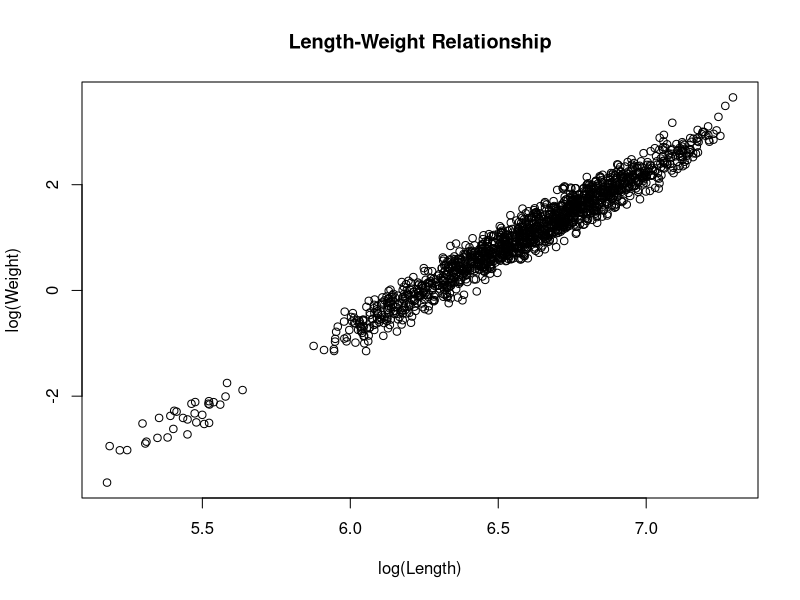
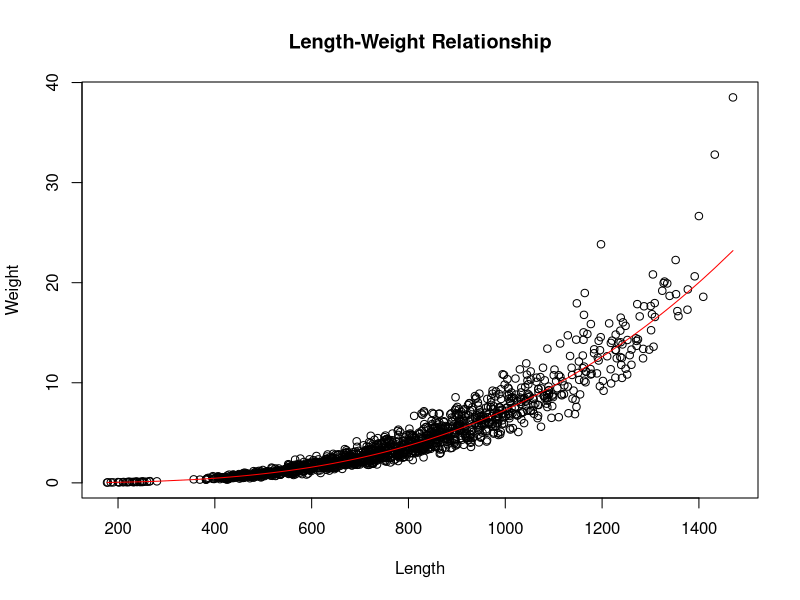
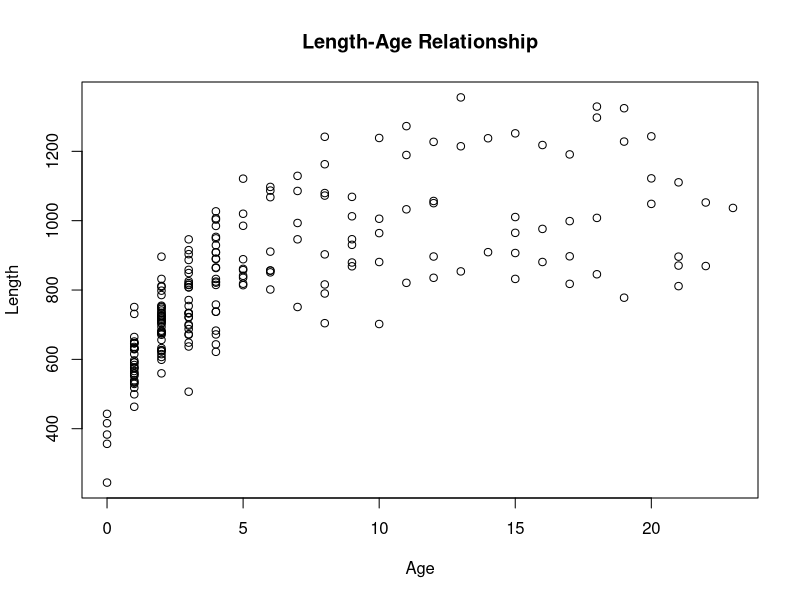
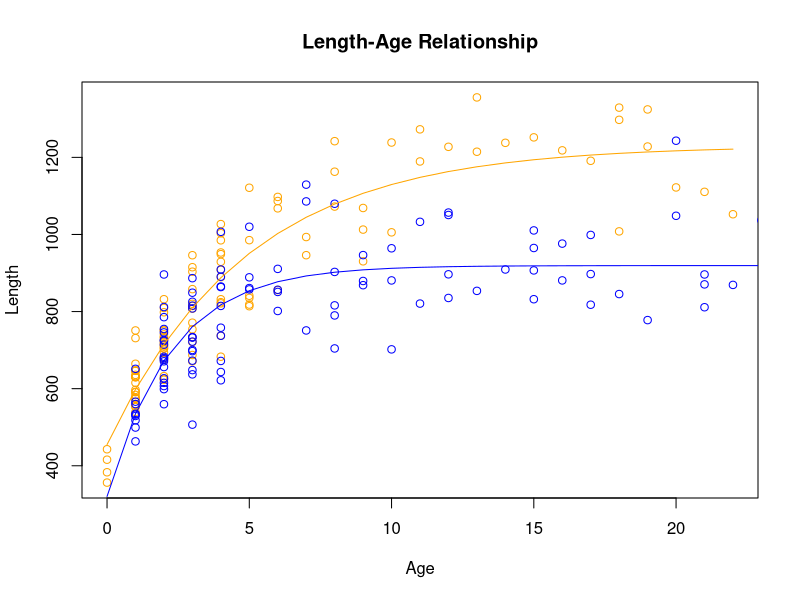
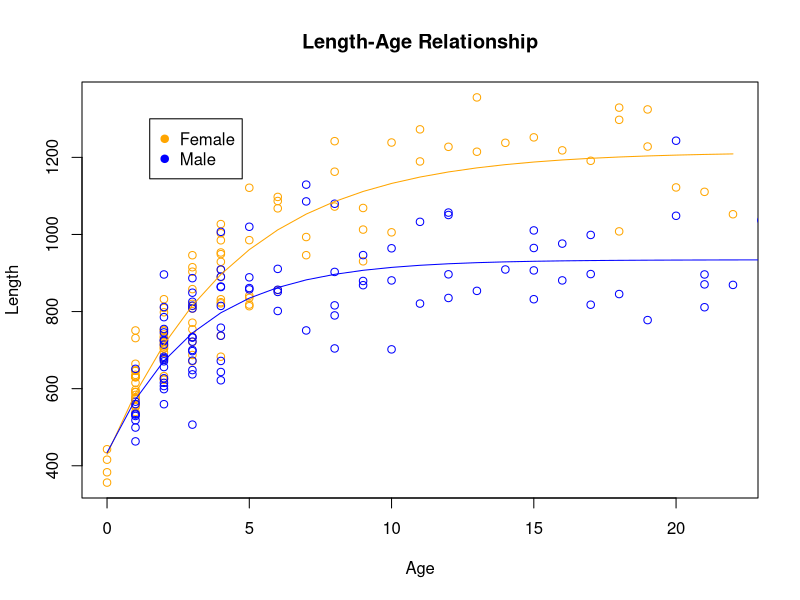
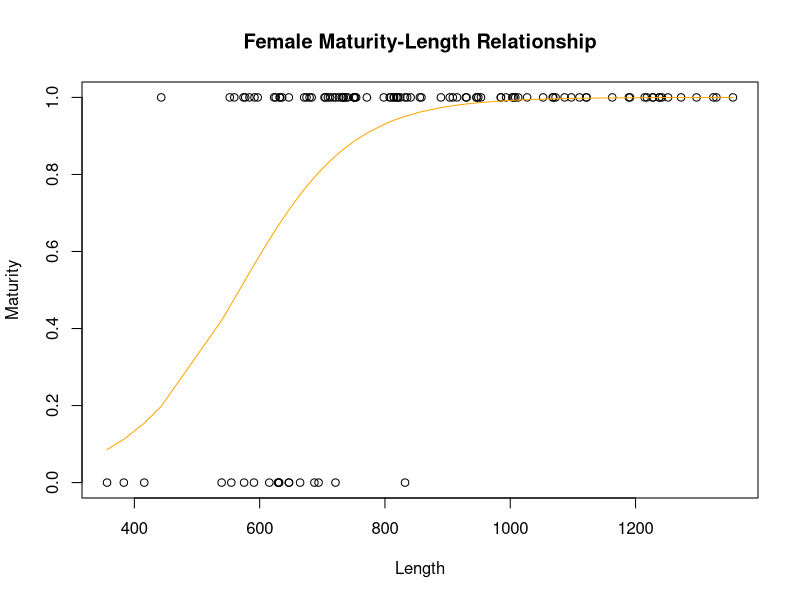
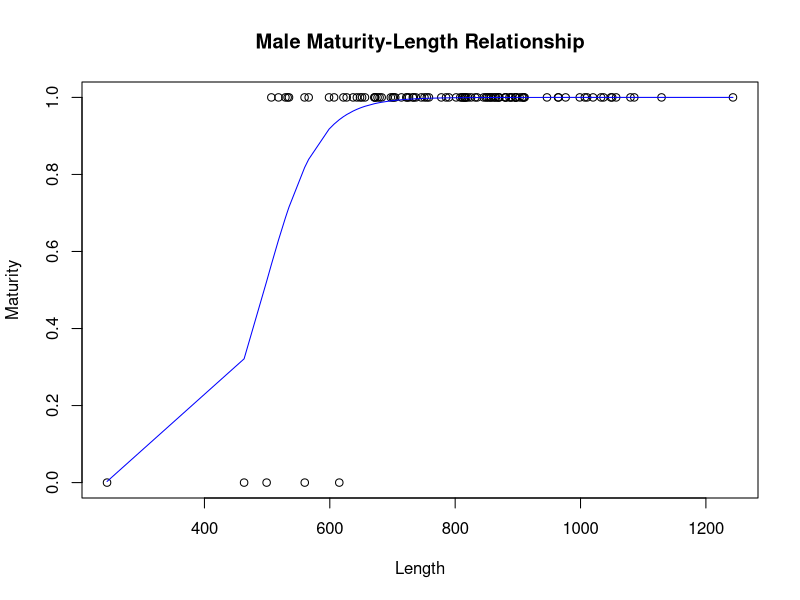
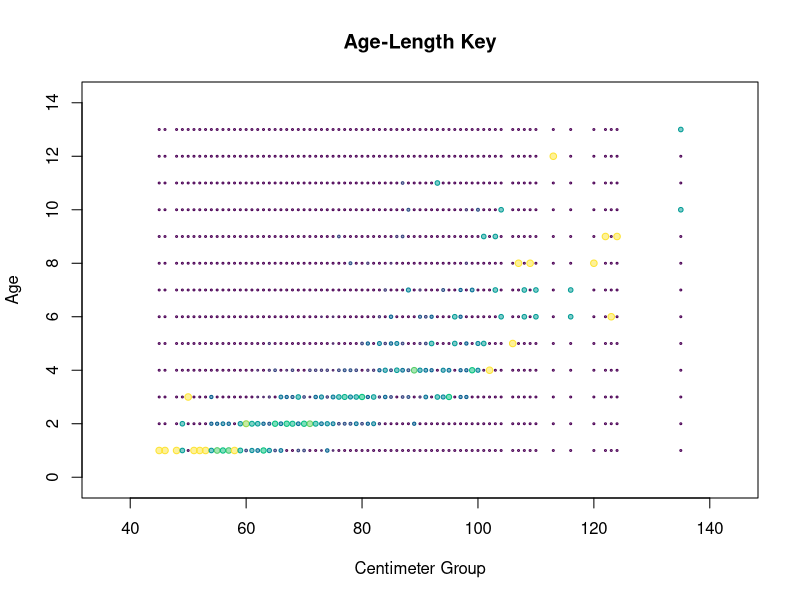

The R script that drew these images, in order:
## ---- chunk 1
library(lme4)

col2rgbA<-function(color,transparency)
{
  rgb(t(col2rgb(color))/255,alpha=transparency)
}
## ---- chunk 2
setwd("/workspaces/schooling/population_dynamics/final/") 
data <- read.table("data/King_Mackerel_sim-1.csv", header=T, sep=",") 
data$Age <- as.numeric(data$Age)
head(data)
## ---- chunk 3
data$lTL <- log(data$TL)
data$lWt <- log(data$Wt)
## ---- chunk 4
plot(
    data$lTL, 
    data$lWt, 
    xlab="log(Length)", 
    ylab="log(Weight)", 
    main="Length-Weight Relationship"
)
## ---- chunk 5
(fit <- lm(lWt ~ lTL, data=data))
## ---- chunk 6
a <- exp(coef(fit)[1])
b <- coef(fit)[2]
c(a, b)
## ---- chunk 7
data$predWt <- a * data$TL^b
plot(
    data$TL, 
    data$Wt, 
    xlab="Length", 
    ylab="Weight", 
    main="Length-Weight Relationship"
)
lines(data$TL[order(data$TL)], data$predWt[order(data$TL)], col="red")
## ---- chunk 8
filtered_data <- na.omit(data)
head(filtered_data)
## ---- chunk 9
plot(
    filtered_data$Age, 
    filtered_data$TL, 
    xlab="Age", 
    ylab="Length", 
    main="Length-Age Relationship"
)
## ---- chunk 10
predict_length <- function(yearsold, Linf, vbk, tknot) {
  pred_tl <- Linf * (1 - exp(-vbk * (yearsold - tknot)))
  return(pred_tl)
}

get_likelihood <- function(yearsold, tl, Linf, vbk, tknot, sig) {
  pred_tl <- predict_length(yearsold, Linf, vbk, tknot)
  NLL <- -1 * sum(dnorm(tl, pred_tl, sig, log=T), na.rm=T)
  return(NLL)
}
## ---- chunk 11
map_columns <- function(v, cols) {
    c <- rep(0, 8)
    i <- 0
    for (col in cols) {
        i <- i + 1
        if (endsWith(col, 'Linf')) {
            j <- 1
        } else if (endsWith(col, 'vbk')) {
            j <- 3
        } else if (endsWith(col, 'tknot')) {
            j <- 5
        } else {
            j <- 7
        }

        if (startsWith(col, 'f_')) {
            c[j] <- v[i]
        } else if (startsWith(col, 'm_')) {
            c[j+1] <- v[i]
        } else {
            c[j] <- v[i]
            c[j+1] <- v[i]
        }
    }
    return(c)
}

map_columns(c(1, 3, 2, 3, 4), c('m_Linf', 'f_Linf', 'vbk', 'tknot', 'sig'))
## ---- chunk 12
male_data <- filtered_data[filtered_data$Sex == 'M',]
female_data <- filtered_data[filtered_data$Sex == 'F',]
## ---- chunk 13
do_likelihood_fit <- function(v, cols, runs) {
  objective <- function(v) {
    c <- map_columns(v, cols)

    f_Linf <- exp(c[1])
    f_vbk <- c[3]
    f_tknot <- c[5]
    f_sig <- exp(c[7])

    m_Linf <- exp(c[2])
    m_vbk <- c[4]
    m_tknot <- c[6]
    m_sig <- exp(c[8])

    f_NLL <- get_likelihood(female_data$Age, female_data$TL, f_Linf, f_vbk, f_tknot, f_sig)
    m_NLL <- get_likelihood(male_data$Age, male_data$TL, m_Linf, m_vbk, m_tknot, m_sig)

    NLL <- f_NLL + m_NLL
    return(NLL)
  }

  for (i in 1:runs) {
    fit <- optim(v, objective, hessian=T)
    v <- fit$par
  }
  return(fit)
}

summarize_aic <- function(fit, cols) {
  dof <- length(cols)
  nll <- fit$value
  aic <- 2*nll + 2*dof
  row <- c(paste(cols, collapse=','), dof, nll, aic)
  return(row)
}
## ---- chunk 14
v <- c(
  6.7, 0.2, -1.5,  3.7,
  6.9,  0.2, -1.2,  4.1
) 
cols <- c(
  'f_Linf', 'f_vbk', 'f_tknot', 'f_sig',
  'm_Linf', 'm_vbk', 'm_tknot', 'm_sig'
)
(fit <- do_likelihood_fit(v, cols, 25))
(all_free <- summarize_aic(fit, cols))
## ---- chunk 15
plot(
    female_data$Age, 
    female_data$TL, 
    xlab="Age", 
    ylab="Length", 
    main="Length-Age Relationship",
    col="orange"
)
points(
    male_data$Age, 
    male_data$TL, 
    xlab="Age", 
    ylab="Length", 
    col="blue"
)
lines(
    female_data$Age[order(female_data$Age)], 
    predict_length(
        female_data$Age[order(female_data$Age)], 
        exp(fit$par[1]), 
        fit$par[2], 
        fit$par[3]
    ), 
    col="orange"
)
lines(
    male_data$Age[order(male_data$Age)], 
    predict_length(
        male_data$Age[order(male_data$Age)], 
        exp(fit$par[5]), 
        fit$par[6], 
        fit$par[7]
    ), 
    col="blue"
)
## ---- chunk 16
v <- c(
  6.7, 0.2, -1.5,  3.7,
  0.2, -1.2,  4.1
) 
cols <- c(
  'Linf', 'f_vbk', 'f_tknot', 'f_sig',
  'm_vbk', 'm_tknot', 'm_sig'
)
(fit <- do_likelihood_fit(v, cols, 25))
(Linf_shared <- summarize_aic(fit, cols))
## ---- chunk 17
v <- c(
  6.7, 0.2, -1.5,  3.7,
  6.9,  -1.2,  4.1
) 
cols <- c(
  'f_Linf', 'vbk', 'f_tknot', 'f_sig',
  'm_Linf', 'm_tknot', 'm_sig'
)
(fit <- do_likelihood_fit(v, cols, 25))
(vbk_shared <- summarize_aic(fit, cols))
## ---- chunk 18
v <- c(
  6.7, 0.2, -1.5,  3.7,
  6.9,  0.2, 4.1
) 
cols <- c(
  'f_Linf', 'f_vbk', 'tknot', 'f_sig',
  'm_Linf', 'm_vbk', 'm_sig'
)
(fit <- do_likelihood_fit(v, cols, 25))
(tknot_shared <- summarize_aic(fit, cols))
## ---- chunk 19
v <- c(
  6.7, 0.2, -1.5,  3.7,
  6.9,  0.2, -1.2
) 
cols <- c(
  'f_Linf', 'f_vbk', 'f_tknot', 'sig',
  'm_Linf', 'm_vbk', 'm_tknot'
)
(fit <- do_likelihood_fit(v, cols, 25))
(sig_shared <- summarize_aic(fit, cols))
## ---- chunk 20
v <- c(
  6.7, 0.2, -1.5,  3.7
) 
cols <- c(
  'Linf', 'vbk', 'tknot', 'sig'
)
(fit <- do_likelihood_fit(v, cols, 25))
(all_shared <- summarize_aic(fit, cols))
## ---- chunk 21
v <- c(
  6.7, 0.2, -1.5,  3.7,
  6.9,  0.2
) 
cols <- c(
  'f_Linf', 'f_vbk', 'tknot', 'sig',
  'm_Linf', 'm_vbk'
)
(fit <- do_likelihood_fit(v, cols, 25))
(sig_and_tknot_shared <- summarize_aic(fit, cols))
## ---- chunk 22
aic_table <- data.frame(rbind(
    all_free,
    all_shared,
    Linf_shared,
    vbk_shared,
    tknot_shared,
    sig_shared,
    sig_and_tknot_shared
))
colnames(aic_table) <- c('cols', 'dof', 'nll', 'aic')

aic_table$aic <- as.numeric(aic_table$aic)
aic_table$delta <- aic_table$aic - min(aic_table$aic)
(aic_table <- aic_table[order(aic_table$delta),])
## ---- chunk 23
v <- c(
  6.7, 0.2, -1.5,  3.7,
  6.9,  0.2
) 
cols <- c(
  'f_Linf', 'f_vbk', 'tknot', 'sig',
  'm_Linf', 'm_vbk'
)
(fit <- do_likelihood_fit(v, cols, 25))
(sig_and_tknot_shared <- summarize_aic(fit, cols))
## ---- chunk 24
stderr <- sqrt(diag(solve(fit$hessian)))
stderr

ALPHA <- 0.05
P_L95 <- (fit$par - qnorm(1-(ALPHA/2)) * stderr)
P_MEAN <- fit$par
P_U95 <- (fit$par + qnorm(1-(ALPHA/2)) * stderr)
P_U95[1] <- exp(P_U95[1])
P_MEAN[1] <- exp(P_MEAN[1])
P_L95[1] <- exp(P_L95[1])
P_U95[4] <- exp(P_U95[4])
P_MEAN[4] <- exp(P_MEAN[4])
P_L95[4] <- exp(P_L95[4])
P_U95[5] <- exp(P_U95[5])
P_MEAN[5] <- exp(P_MEAN[5])
P_L95[5] <- exp(P_L95[5])
## ---- chunk 25
tab <- rbind(P_L95, P_MEAN, P_U95)
colnames(tab) <- c('f_Linf', 'f_K', 't0', 'sigma', 'm_Linf', 'm_K')
tab
## ---- chunk 26
plot(
    female_data$Age, 
    female_data$TL, 
    xlab="Age", 
    ylab="Length", 
    main="Length-Age Relationship",
    col="orange"
)
points(
    male_data$Age, 
    male_data$TL, 
    xlab="Age", 
    ylab="Length", 
    col="blue"
)
lines(
    female_data$Age[order(female_data$Age)], 
    predict_length(
        female_data$Age[order(female_data$Age)], 
        exp(fit$par[1]), 
        fit$par[2], 
        fit$par[3]
    ), 
    col="orange"
)
lines(
    male_data$Age[order(male_data$Age)], 
    predict_length(
        male_data$Age[order(male_data$Age)], 
        exp(fit$par[5]), 
        fit$par[6], 
        fit$par[3]
    ), 
    col="blue"
)
legend(x=1.5, y=1300, pch=19, legend=c("Female", "Male"), col=c("orange", "blue"))
## ---- chunk 27
get_nll <- function(theta) {
    f_lmat50 <- theta[1]
    f_sig <- theta[2]
    m_lmat50 <- theta[3]
    m_sig <- theta[4]

    prob_mat_female <- 1 / (1 + exp(-(female_data$TL - f_lmat50) / f_sig))
    prob_mat_male <- 1 / (1 + exp(-(male_data$TL - m_lmat50) / m_sig))
    nll_female <- -1*sum(dbinom(female_data$Mat, size=1, prob=prob_mat_female, log=T))
    nll_male <- -1*sum(dbinom(male_data$Mat, size=1, prob=prob_mat_male, log=T))
    return(nll_female + nll_male)
}
## ---- chunk 28
subset_theta <- function(theta, params_to_fit) {
    input <- c()
    for (i in 1:length(params_to_fit)) {
        input <- append(input, theta[params_to_fit[i]])
    }
    return(input)
}

update_theta <- function(theta, input, params_to_fit, index_to_share) {
    v = theta
    for (i in 1:length(params_to_fit)) {
        v[params_to_fit[i]] <- input[i]
    }
    for (i in 1:length(v)) {
        if (!(i %in% params_to_fit)) {
            v[i] <- v[index_to_share[i]]
        }
    }
    return(v)
}

do_fit <- function(theta, params_to_fit, index_to_share) {

    fun <- function(input) {
        v = update_theta(theta, input, params_to_fit, index_to_share)
        return(get_nll(v))
    }

    input <- subset_theta(theta, params_to_fit)
    for (i in 1:10) {
        fit <- optim(input, fun, hessian=T)
        input <- fit$par
    }
    theta <- update_theta(theta, input, params_to_fit, index_to_share)
    return(theta)
}

get_aic <- function(theta, params_to_fit) {
    nll <- get_nll(theta)
    k <- length(params_to_fit)
    aic <- 2*k + 2*nll
    return(c(nll, k, aic))
}
## ---- chunk 29

starting_guess <- c(200, 20, 200, 20)
index_to_share <- c(3, 4, 1, 2)
row_names <- c()
col_names <- c("f_lmat50", "f_sig", "m_lmat50", "m_sig", "nll", "params", "AIC")

params_to_fit <- c(1, 2, 3)
theta <- do_fit(starting_guess, params_to_fit, index_to_share)
aic_info <- get_aic(theta, params_to_fit)
row1 <- c(theta, aic_info)
row_names <- append(row_names, "L(h)sig(.)")

params_to_fit <- c(1, 2, 4)
theta <- do_fit(starting_guess, params_to_fit, index_to_share)
aic_info <- get_aic(theta, params_to_fit)
row2 <- c(theta, aic_info)
row_names <- append(row_names, "L(.)sig(h)")

params_to_fit <- c(1, 2)
theta <- do_fit(starting_guess, params_to_fit, index_to_share)
aic_info <- get_aic(theta, params_to_fit)
row3 <- c(theta, aic_info)
row_names <- append(row_names, "L(.)sig(.)")

params_to_fit <- c(1, 2, 3, 4)
theta <- do_fit(starting_guess, params_to_fit, index_to_share)
aic_info <- get_aic(theta, params_to_fit)
row4 <- c(theta, aic_info)
row_names <- append(row_names, "L(h)sig(h)")
## ---- chunk 30
results <- rbind(row1, row2, row3, row4)
colnames(results) <- col_names
rownames(results) <- row_names
results <- data.frame(results)

results <- results[order(results$AIC),]
results$delta_aic <- results$AIC - results$AIC[1]
results
## ---- chunk 31
theta <- results[2, 1:4]
for (i in 1:10) {
    fit <- optim(theta, get_nll, hessian=T)
    theta <- fit$par
}
theta
## ---- chunk 32
stderr <- sqrt(diag(solve(fit$hessian)))
stderr

ALPHA <- 0.05
P_L95 <- (fit$par - qnorm(1-(ALPHA/2)) * stderr)
P_MEAN <- fit$par
P_U95 <- (fit$par + qnorm(1-(ALPHA/2)) * stderr)

tab <- rbind(P_L95, P_MEAN, P_U95)
colnames(tab) <- c('f_lmat50', 'f_sig', 'm_lmat50', 'm_sig')
tab
## ---- chunk 33
plot(
    female_data$TL,
    female_data$Mat,
    xlab="Length",
    ylab="Maturity",
    main="Female Maturity-Length Relationship",
)
lines(
    female_data$TL[order(female_data$TL)],
    1 / (1 + exp(-(female_data$TL[order(female_data$TL)] - fit$par[1]) / fit$par[2])),
    col="orange"
)
## ---- chunk 34
plot(
    male_data$TL,
    male_data$Mat,
    xlab="Length",
    ylab="Maturity",
    main="Male Maturity-Length Relationship",
)
lines(
    male_data$TL[order(male_data$TL)],
    1 / (1 + exp(-(male_data$TL[order(male_data$TL)] - fit$par[3]) / fit$par[4])),
    col="blue"
)
## ---- chunk 35
fishery_data <- data[data$Fishery,]
aged <- na.omit(fishery_data[,c('Age', 'TL')])
aged$cmgrp <- floor(aged$TL / 10)
(length(aged$TL))
(length(fishery_data$TL))
head(aged)
## ---- chunk 36
get_ALK <- function(aged) {
    ALK <- data.frame(
        prop.table(
            table(aged$Age, aged$cmgrp),
            margin=2
        )
    )
    names(ALK) <- c("Age","cmgrp","prop") 
    ALK$Age <- as.numeric(as.character(ALK$Age))
    ALK$cmgrp <- as.numeric(as.character(ALK$cmgrp))
    ALK$prop <- as.numeric(as.character(ALK$prop))
    ALK$col.prop <- hcl.colors(101,'viridis')[round(ALK$prop,2)*100+1]
    return(ALK)
}

ALK <- get_ALK(aged)
head(ALK)
## ---- chunk 37
get_catch_count_info <- function(catch, ALK) {
    catch_summary <- data.frame(table(catch$cmgrp))
    names(catch_summary) <- c("cmgrp", "total")
    catch_summary$cmgrp <- as.numeric(as.character(catch_summary$cmgrp))
    catch_summary$total <- as.numeric(as.character(catch_summary$total))
    info <- merge(ALK, catch_summary)
    info$count <- info$total * info$prop
    return(info)
}

catch <- na.omit(fishery_data[, c('TL', 'Fishery')])
catch$cmgrp <- floor(catch$TL / 10)
catch_info <- get_catch_count_info(catch, ALK)
head(catch_info)
## ---- chunk 38
get_CAA <- function(catch_info) {
    CAA <- aggregate(count~Age, data=catch_info, sum)
    return(CAA)
}

(CAA <- get_CAA(catch_info))
## ---- chunk 39
plot_ALK <- function(ALK, main) {
    # I want the circles to have area equal to
    # my proportion (for easier interpretation)
    # this would mean prop <- 4 * pi * r^2 or 
    # r <- sqrt(prop / (4 * pi))
    with(
        ALK, {
            symbols(
                x=cmgrp,
                y=Age,
                circles=sqrt(prop/(4 * pi)) * 2,
                inches=F,
                fg = col.prop,
                bg = col2rgbA(col.prop,0.5),
                xlab="Centimeter Group",
                ylab="Age",
                main=main
            )
        }
    )
}

plot_ALK(ALK, "Age-Length Key")
## ---- chunk 40
with(
    CAA, {
        plot(
            Age,
            count,
            type='b',
            pch=16,
            col="black",
            xlab="Age",
            ylab="Count",
            main='Catch at Age'
        )
    }
)
## ---- chunk 41
reshape_for_millar <- function(CAA) {
    age_at_peak <- CAA$Age[which.max(CAA$count)]
    CAA_lim <- CAA[CAA$Age >= age_at_peak,]

    max_age <- max(CAA_lim$Age)
    CAA_ext <- rbind(
        CAA_lim,
        cbind(
            Age=(max_age+1):(2*max_age),
            count=rep(0,max_age)
        )
    )
    CAA_ext$count <- floor(CAA_ext$count)
    return(CAA_ext)
}

get_millar_fit <- function(CAA) {
    CAA_ext <- reshape_for_millar(CAA)

    fit <- glmer(
        count ~ Age + (1|Age),
        family=poisson,
        data=CAA_ext
    )
    print(summary(fit))
    return(fit)
}

(millar_fit <- get_millar_fit(CAA))
## ---- chunk 42
get_params_from_millar <- function(millar_fit, alpha) {
    coef <- summary(millar_fit)$coef
    Z <- coef[2, 1]
    std <- coef[2, 2]
    ZU <- min(Z + qnorm(1-alpha/2)*std, 0)
    ZL <- Z - qnorm(1-alpha/2)*std

    A <- 1 - exp(Z)
    AU <- 1 - exp(ZU)
    AL <- 1 - exp(ZL)

    S <- exp(Z)
    SU <- exp(ZU)
    SL <- exp(ZL)

    m <- matrix(c(ZL, Z, ZU, AL, A, AU, SL, S, SU),3,3)
        colnames(m) <- c("Z", "A", "S")
        rownames(m) <- c("Lower", "MLE", "Upper")
    return(m)
}

get_params_from_millar(millar_fit, 0.05)
## ---- chunk 43
(M = -1.5 * 0.2257593)
## ---- chunk 44
Z = -0.4718949
(F = Z - M)
## ---- chunk 45
A_max <- 23
ages <- seq(1, A_max, 1)

L_inf <- 1214.4
K <- 0.226
t_0 <- -1.93

get_lengths <- function(ages, L_inf, K, t_0){
  return(L_inf * (1 - exp(-K * (ages - t_0))))
}

lengths <- get_lengths(ages, L_inf, K, t_0)

plot(
  x=ages,
  y=lengths,
  type="l",
  xlab="Age",
  ylab="Length (mm)"
)
## ---- chunk 46
a <- 7.01 * 10 ^ -9
b <- 3.01

get_weights <- function(lengths, a, b){
  return(a * lengths ^ b / 1000)
}

weights <- get_weights(lengths, a, b)

plot(
  x=lengths,
  y=weights,
  type="l",
  xlab="Length (mm)",
  ylab="Weight (kg)"
)
## ---- chunk 47
L_mat_50 <- 567.7

get_fecundity <- function(weights, L_mat_50) {
  W_mat_50 <- get_weights(L_mat_50, a, b)
  return(pmax(0, weights - W_mat_50))
}

fecundity <- get_fecundity(weights, L_mat_50)

plot(
  x=weights,
  y=fecundity,
  type="l",
  xlab="Weight (kg)",
  ylab="Fecundity"
)
## ---- chunk 48
length_sigma <- 0.1
L_cap_50 <- 508

get_vul_cap <- function(lengths, L_cap_50, length_sigma) {
  sigma <- L_cap_50 * length_sigma
  return(
    1 / (1 + exp((L_cap_50 - lengths)/sigma))
  )
}

vul_cap <- get_vul_cap(lengths, L_cap_50, length_sigma)

plot(
  x=lengths,
  y=vul_cap,
  type="l",
  xlab="Length (mm)",
  ylab="Vulnerability to Capture"
)
## ---- chunk 49
minLL <- 609.6
maxLL <- 2400

get_chance_harvestable <- function(lengths, minLL, maxLL, length_sigma) {
  max_sigma <- maxLL * length_sigma
  min_sigma <- minLL * length_sigma
  return(
    1 / (1 + exp((minLL - lengths)/min_sigma))
    - 1 / (1 + exp((maxLL - lengths)/max_sigma))
  )
}

chance_harvestable <- get_chance_harvestable(
  lengths, minLL, maxLL, length_sigma
)

plot(
  x=lengths,
  y=chance_harvestable,
  type="l",
  xlab="Length (mm)",
  ylab="Chance Harvestable"
)
## ---- chunk 50
get_S <- function(M) {
  return(exp(M))
}

get_natural_factor <- function(A_max, S) {
    return(c(1, rep(S, A_max - 1)))
}

M <- -0.17
natural_factor <- get_natural_factor(A_max, get_S(M))

plot(
  x=ages,
  y=cumprod(natural_factor),
  type="l",
  xlab="Age",
  ylab="Survival Unfished"
)
## ---- chunk 51
U_harv <- 0.26
U_caught <- 0.0
D <- 0.2

get_harvest_factor <- function(
  U_harv, vul_cap, chance_harvestable
) {
  return(
    c(
      1, 1 - U_harv * chance_harvestable[1:length(chance_harvestable)-1]
    )
  )
}

get_discard_factor <- function(
    U_harv, U_caught, vul_cap, chance_harvestable, D
) {
  U <- U_harv + U_caught
  return(
    c(
      1, 1 - (
        U * vul_cap[1:length(vul_cap)-1] 
        - U_harv * chance_harvestable[1:length(chance_harvestable)-1]
      ) * D
    )
  )
}

harvest_factor <- get_harvest_factor(
  U_harv, vul_cap, chance_harvestable
)

discard_factor <- get_discard_factor(
  U_harv, U_caught, vul_cap, chance_harvestable, D
)

plot(
  x=ages,
  y=cumprod(natural_factor * harvest_factor * discard_factor),
  type="l",
  xlab="Age",
  ylab="Survival Fished"
)
## ---- chunk 52
build_table <- function(
  A_max, # ages to consider
  L_inf, K, t_0, # length params
  a, b, # weight params
  L_mat_50, # fecundity params
  L_cap_50, # vulnerability params
  minLL, maxLL, # harvestability params
  M, U_harv, U_caught, D, # survival params
  length_sigma # variability params
) {
  # build all of the modeling components
  ages <- seq(1, A_max, 1)
  lengths <- get_lengths(ages, L_inf, K, t_0)
  weights <- get_weights(lengths, a, b)
  fecundity <- get_fecundity(weights, L_mat_50)
  vul_cap <- get_vul_cap(lengths, L_cap_50, length_sigma)
  chance_harvestable <- get_chance_harvestable(
    lengths, minLL, maxLL, length_sigma
  )
  S <- get_S(M)
  natural_factor <- get_natural_factor(A_max, S)
  harvest_factor <- get_harvest_factor(
    U_harv, vul_cap, chance_harvestable
  )
  discard_factor <- get_discard_factor(
    U_harv, U_caught, vul_cap, chance_harvestable, D
  )
  tab <- rbind(
    lengths, weights, vul_cap, chance_harvestable, cumprod(natural_factor),
    cumprod(natural_factor * harvest_factor * discard_factor), fecundity
  )
  colnames(tab) <- ages
  rownames(tab) <- c(
    "length", "weight", "vul_cap", "vul_harvest", "survival_unfished",
    "survival_fished", "fecundity"
  )
  return(round(tab, 2))
}

tab <- build_table(
  A_max, L_inf, K, t_0, a, b, L_mat_50, L_cap_50, minLL, maxLL, M, U_harv,
  U_caught, D, length_sigma
)
tab
## ---- chunk 53
get_metrics <- function(tab, U_harv) {
    results <- c(
        sum(tab["survival_fished",] * tab["fecundity",]) / sum(tab["survival_unfished",] * tab["fecundity",]),
        sum(tab['weight',] * tab['vul_harvest',] * tab['survival_fished',]) * U_harv
    )
    return(results)
}

get_metrics(tab, U_harv)
## ---- chunk 54
U_vec <- seq(0, 1, 0.01)
yield_vec <- c()
for (U in U_vec) {
    tab <- build_table(
        A_max, L_inf, K, t_0, a, b, L_mat_50, L_cap_50, minLL, maxLL, M, U,
        U_caught, D, length_sigma
    )
    metrics <- get_metrics(tab, U)
    yield_vec <- c(yield_vec, metrics[2])
}

(U_vec[which.max(yield_vec)])
## ---- chunk 55
plot(
    x=U_vec,
    y=yield_vec,
    type="l",
    xlab="U",
    ylab="Yield"
)
## ---- chunk 56
minLL_vec <- seq(0, 1500, 25)
yield_at_U_vec <- c()
U_at_max_yield_vec <- c()
spr_at_U_vec <- c()
U_vec <- seq(0, 1, 0.01)
for (new_minLL in minLL_vec) {
    yield_vec <- c()
    spr_vec <- c()
    for (U in U_vec) {
        tab <- build_table(
            A_max, L_inf, K, t_0, a, b, L_mat_50, L_cap_50, new_minLL, maxLL, M, U,
            U_caught, D, length_sigma
        )
        metrics <- get_metrics(tab, U)
        yield_vec <- c(yield_vec, metrics[2])
        spr_vec <- c(spr_vec, metrics[1])
    }
    yield_at_U_vec <- c(yield_at_U_vec, yield_vec[which(U_vec == U_harv)])
    spr_at_U_vec <- c(spr_at_U_vec, spr_vec[which(U_vec == U_harv)])
    U_at_max_yield_vec <- c(U_at_max_yield_vec, U_vec[which.max(yield_vec)])
}
## ---- chunk 57
tab <- rbind(
    yield_at_U_vec, U_at_max_yield_vec, spr_at_U_vec
)
colnames(tab) <- minLL_vec
rownames(tab) <- c(
    "yield_at_U", "U_at_max_yield", "spr_at_U"
)
round(tab, 2)
